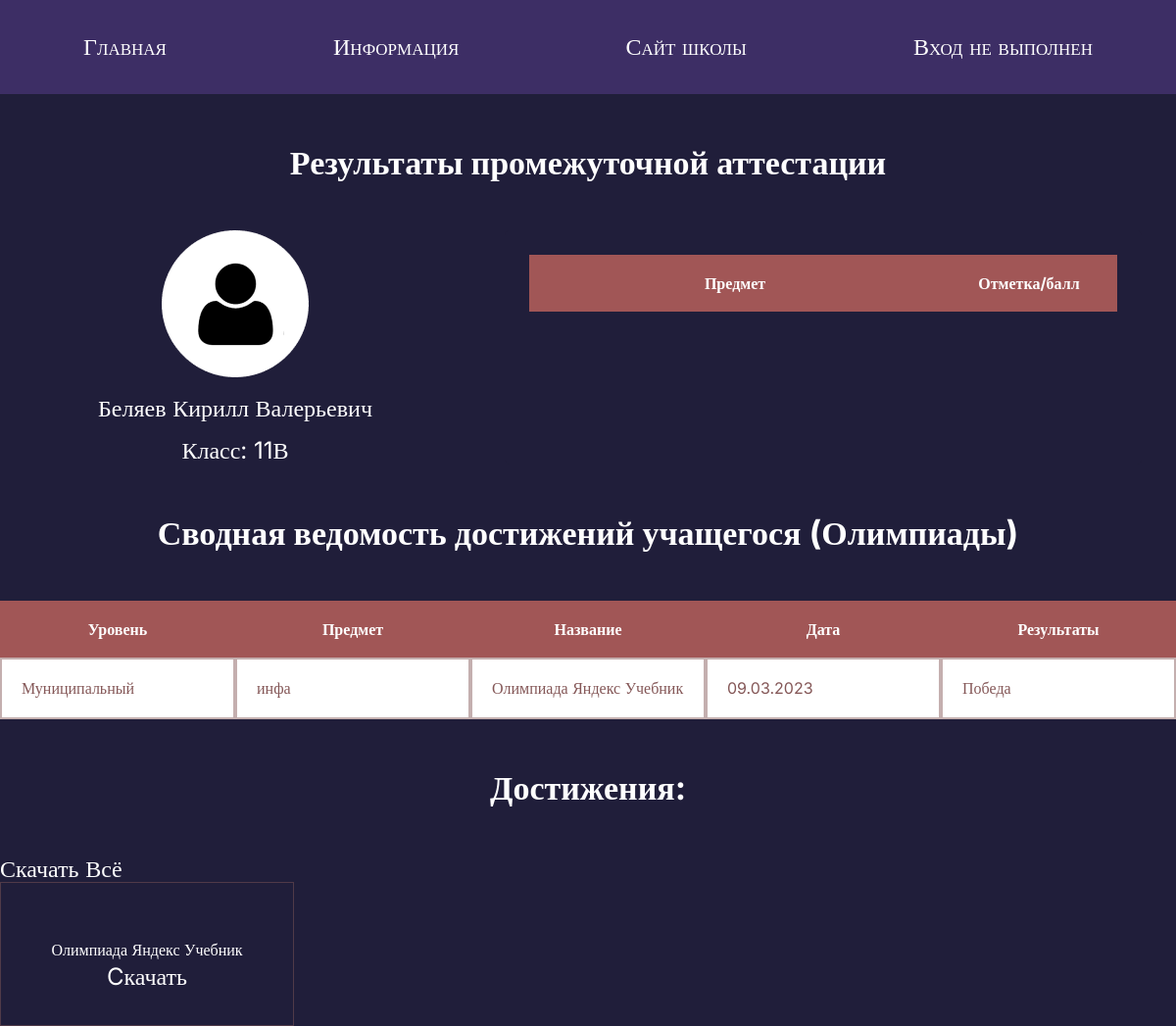
/profile/13, run on the app's committed database.
### tables this page shows
CREATE TABLE "students" (
	"student_id"	INTEGER NOT NULL,
	"name"	TEXT NOT NULL,
	"login"	TEXT NOT NULL,
	"password"	TEXT NOT NULL,
	"avatar"	BLOB,
	"birth_date"	DATE,
	"created_at"	DATETIME NOT NULL DEFAULT CURRENT_TIMESTAMP,
	"class"	TEXT NOT NULL,
	"teacher_id"	INTEGER NOT NULL,
	"old"	INTEGER NOT NULL,
	FOREIGN KEY("teacher_id") REFERENCES "teachers"("teacher_id") ON DELETE CASCADE ON UPDATE CASCADE,
	PRIMARY KEY("student_id" AUTOINCREMENT)
);

CREATE TABLE "portfolio" (
	"portfolio_id"	INTEGER NOT NULL,
	"event_name"	TEXT NOT NULL,
	"event_type"	TEXT NOT NULL,
	"student_id"	INTEGER NOT NULL,
	"created_at"	DATETIME NOT NULL DEFAULT CURRENT_TIMESTAMP,
	"event_file_uuid"	TEXT,
	"event_level"	TEXT,
	"event_result"	TEXT,
	"event_date"	TEXT,
	PRIMARY KEY("portfolio_id" AUTOINCREMENT),
	FOREIGN KEY("student_id") REFERENCES "students"("student_id") ON DELETE CASCADE ON UPDATE CASCADE
);

### main.py (the view, shortened to what this page needs)
@app.route("/profile/<student_id>", methods=["POST", "GET"])
def profile_by_id(student_id):
    exams_subjects = ["Русский язык", "Литература", "Алгебра", "Геометрия", "Информатика", "Музыка",
                      "ОБЖ", "Физическая культура", "Технология", "Английский язык", "Литература Республики Коми",
                      "История", "Родная (русская) литература", "Родной (русский) язык", "Биология",
                      "Химия", "Физика", "География", "Обществознание"]
    student = db.get_student_by_student_id(student_id)
    portfolio = db.get_portfolio_by_student_id(student_id)
    exams = db.get_exams_by_student_id(student_id)
    return render_template("student-profile.html", title="Student profile", student=student, port=portfolio,
                                                exams=exams, subjects=exams_subjects, old = student[-1], N=None)

### database.py (called while the page is built)
    def get_portfolio_by_student_id(self, student_id):
        sql = """SELECT * FROM portfolio WHERE student_id = ?"""
        self.cursor.execute(sql, (student_id,))
        return self.cursor.fetchall()

    def get_exams_by_student_id(self, student_id):
        sql = """SELECT * FROM exams WHERE student_id = ?"""
        self.cursor.execute(sql, (student_id,))
        return self.cursor.fetchall()

    def get_student_by_student_id(self, student_id):
        sql = """SELECT * FROM students WHERE student_id = ?"""
        self.cursor.execute(sql, (student_id, ))
        result = self.cursor.fetchone()
        if not result:
            return None
        return result

### templates/student-profile.html (shortened to what this page needs)
{% extends 'base.html' %}
{% block content %}
  <section class="profile-page-st">
    <div class="container">
      <h2 class="header-page">Результаты промежуточной аттестации</h2>
      <div class="student-card">
        <div class="student-info">
          <img src={{url_for('static', filename='img/avatar 1.png')}}  alt="avatar-1" class="avatar-2">
          <p class="port-text">{{ student[1] }}</p>
          <p class="port-text">Класс: {{ student[7] }}</p>
        </div>
        <form class="student-table" method="post">
          <table class="marks">
            <thead>
              <tr>
                <th>Предмет</th>
                <th>Отметка/балл</th>
              </tr>
            </thead>
          </table>
        </form>
      </div>
      {% if port %}
        <p class="header-page"><strong>Сводная ведомость достижений учащегося (Олимпиады)</strong></p>
        <div class="marks-tb">
          <table class="marks-2">
            <thead>
              <tr>
                <th class="th-2">Уровень</th>
                <th class="th-2">Предмет</th>
                <th class="th-2">Название</th>
                <th class="th-2">Дата</th>
                <th class="th-2">Результаты</th>
              </tr>
            </thead>
            <tbody>
              {% for item in port %}
                <tr>
                  <td class="td-2">{{item[6]}}</td>
                  <td class="td-2">{{item[2]}}</td>
                  <td class="td-2">{{item[1]}}</td>
                  <td class="td-2">{{item[-1]}}</td>
                  <td class="td-2">{{item[-2]}}</td>
                </tr>
              {% endfor %}
            </tbody>
          </table>
        </div>
        <p class="header-page"><strong>Достижения:</strong></p>
        <a href='/profile/download-all/{{student[0]}}' class="portfolio-link">Скачать Всё</a>
        <div class="portfolio-files">
          {% for item in port %}
            <div class="portfolio-item">
              <p class="portfolio-title">{{item[1]}}</p>
              <a href='/download/{{ item[5] }}' class="portfolio-link">Cкачать</a>
            </div>
          {% endfor %}
        </div>
      {% else %}
        {% if "student_id" in session %}
        <a href="/add-portfolio" type="submit" class="button-center button-add"><strong>Добавить достижение</strong></a>
        {% endif %}
      {% endif %}
    </div>
  </section>
{% endblock %}

### static/css/styles.css (style rules this page uses)
* { margin: 0; padding: 0; box-sizing: border-box; font-family: Inter; }
form { margin: 0 auto; max-width: 650px; box-shadow: 20px 20px 0px #443C5B; background-color: #FFFFFF; border-radius: 5px; padding: 25px; }
.container { max-width: 1200px; margin: 0 auto; }
a { text-decoration: none; color: white; font-family: Inter; font-size: 24px; }
thead { display: flex; }
tr { width: 100%; display: flex; align-items: stretch; }
.student th:first-child, td:first-child { width: 60%; }
.student th:last-child, td:last-child { width: 25%; }
th:first-child, td:first-child { width: 70%; }
th:last-child, td:last-child { width: 30%; }
table { border-collapse: collapse; }
th, td { border: 2px solid #8558587a; padding: 20px 20px; text-align: left; color: #855858; }
th { background-color: #A15656; color: #FFFFFF; border: none; text-align: center; }
.port-text { color: #FFFFFF; font-family: Inter; font-size: 24px; margin-top: 15px; }
.header-page { color: #FFFFFF; font-size: 34px; text-align: center; padding: 50px 0; }
.marks { background-color: #FFFFFF; width: 100%; }
.marks-tb { max-width: 100%; }
.marks-2 { background-color: #FFFFFF; width: 100%; }
.profile-page-st { min-height: 88vh; width: 100%; background-color: #201E3A; }
.th-2:first-child, .td-2:first-child, .th-2:nth-child(2), .td-2:nth-child(2), .th-2:nth-child(3), .td-2:nth-child(3), .th-2:nth-child(4), .td-2:nth-child(4), .th-2:nth-child(5), .td-2:nth-child(5) { width: 20%; }
.student-card { display: flex; justify-content: space-between; }
.student-info { width: 40%; text-align: center; }
.student-table { width: 60%; border: none; box-shadow: none; background-color: #201E3A; text-align: center; }
.portfolio-files { display: flex; flex-wrap: wrap; }
.portfolio-item { width: 25%; padding: 35px; border: 1px solid #8558587a; text-align: center; }
.portfolio-title { color: #FFFFFF; padding: 5px 0 5px 0; }

### data on the page
students: name "Беляев Кирилл Валерьевич", class "11В"
portfolio: event_level "Муниципальный", event_type "инфа", event_name "Олимпиада Яндекс Учебник", event_date "09.03.2023", event_result "Победа"
